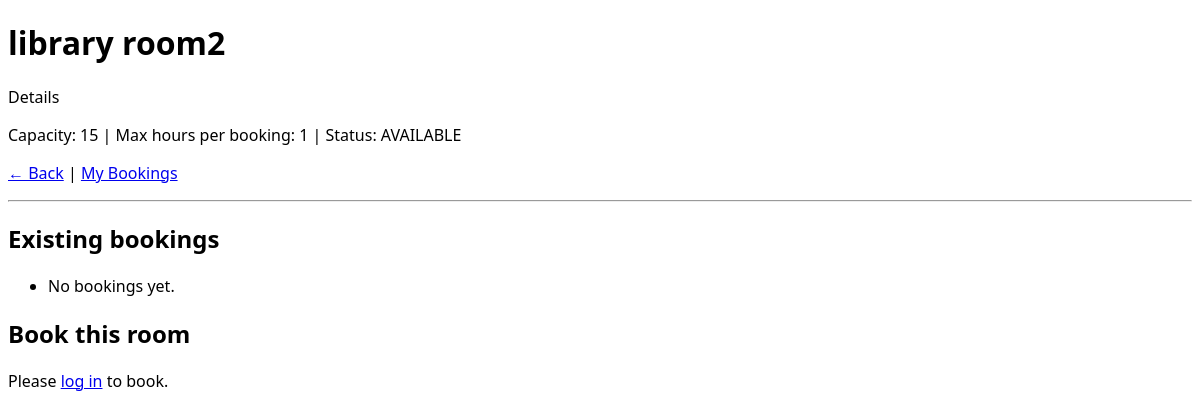
/room/2/, run on an earlier commit of the app's database.
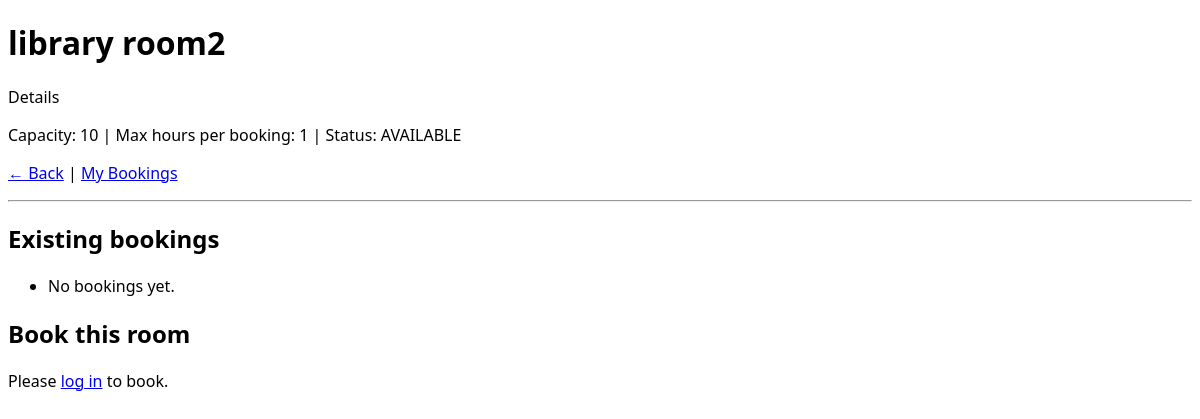
And on a later commit of the database.
### booking/models.py (models this page shows, shortened)
class Room(models.Model):
    name = models.CharField(max_length=100)
    capacity = models.IntegerField(default=0)
    max_hours = models.IntegerField(default=1)
    status = models.CharField(max_length=20, default="AVAILABLE")
    image = models.ImageField(upload_to="rooms/", null=True, blank=True)

### booking/views.py (the view)
# urls.py: path("room/<int:room_id>/", views.room_detail, name="room_detail"),
def room_detail(request, room_id):
    room = get_object_or_404(Room, pk=room_id)
    bookings = Booking.objects.filter(room=room)
    if request.method == "POST":
        if not request.user.is_authenticated:
            return redirect(f"{reverse('login')}?next={request.path}")
        instance = Booking(room_id=room.id, user_id=request.user.id)
        form = BookingForm(request.POST, instance=instance)
        if form.is_valid():
            try:
                form.save()
                return redirect("room_detail", room_id=room.id)
            except Exception as e:
                form.add_error(None, str(e))
    else:
        instance = Booking(room_id=room.id, user_id=request.user.id if request.user.is_authenticated else None)
        form = BookingForm(instance=instance)
    return render(request, "booking/room_detail.html", {
        "room": room,
        "bookings": bookings,
        "form": form
    })

### booking/templates/booking/room_detail.html (shortened to what this page needs)
<!DOCTYPE html>
<html lang="en">
<head>
</head>
<body>
  <h1>{{ room.name }}</h1>
  <p1>Details</p1>
  <p>
    Capacity: {{ room.capacity }} |
    Max hours per booking: {{ room.max_hours }} |
    Status: {{ room.status }}
  </p>
  <p><a href="/">← Back</a>  |  <a href="{% url 'mine' %}">My Bookings</a></p>
<hr>
  <h2>Existing bookings</h2>
  <ul>
    {% for b in bookings %}
      <li>{{ b.start_time }} → {{ b.end_time }} ({{ b.user.username }})</li>
    {% empty %}
      <li>No bookings yet.</li>
    {% endfor %}
  </ul>
  <h2>Book this room</h2>
  {% if room.status != "AVAILABLE" %}
    <div class="msg err">This room is currently unavailable for booking.</div>
  {% else %}
    {% if user.is_authenticated %}
      {% if form.non_field_errors %}
        <div class="msg err">{{ form.non_field_errors }}</div>
      {% endif %}
      <form method="post">
        {% csrf_token %}
        {{ form.as_p }}
        <button type="submit">Book</button>
      </form>
    {% else %}
      <p>Please <a href="{% url 'login' %}?next={{ request.path }}">log in</a> to book.</p>
    {% endif %}
  {% endif %}
</body>
</html>

What changed in the data, as far as the page shows it:
changed Room "library room2": capacity "15" → "10"
